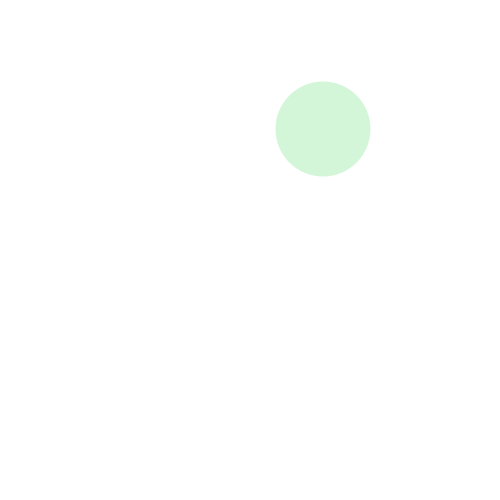
Frame 1 (no input)
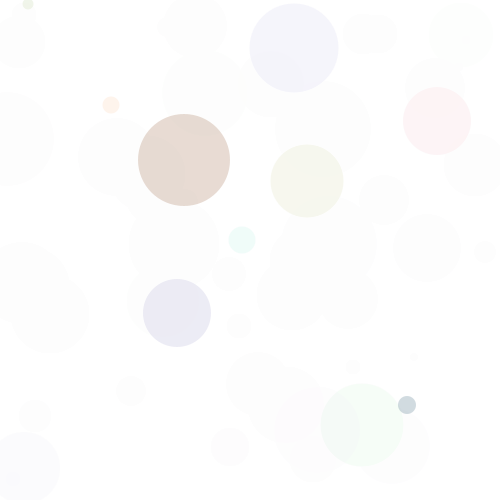
Frame 60 (the mouse pressed at the canvas centre just before this capture)
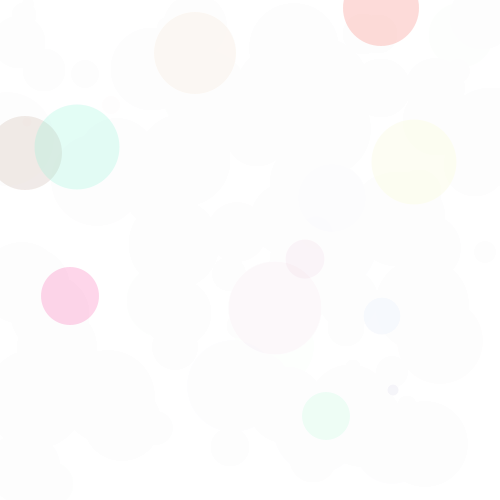
Frame 120 (the mouse held since frame 60 and released just before this capture)

The Processing sketch that drew these frames (run headless with seeded random() and noise(); from frame 60 on, the mouse is pressed at the canvas centre):

// Processing sketch: processing_38612
// ── processing_38612.pde

void setup(){
  size(500,500);
  background(255);
  colorMode(RGB,256);
  noStroke();
  smooth();
  frameRate(15);
}

void draw(){
  fadeToWhite();
  
  int x = int(random(width));
  int y = int(random(height));
  int sz = int(random(100));
  fill( randomRGBColor() );
  ellipse(x,y,sz,sz);
}

color randomRGBColor(){
  color c = color(random(256),random(256),random(256),60);
  return c;
}

void fadeToWhite(){
  noStroke();
  fill(255,50);
  rectMode(CORNER);
  rect(0,0,width,height);
}
